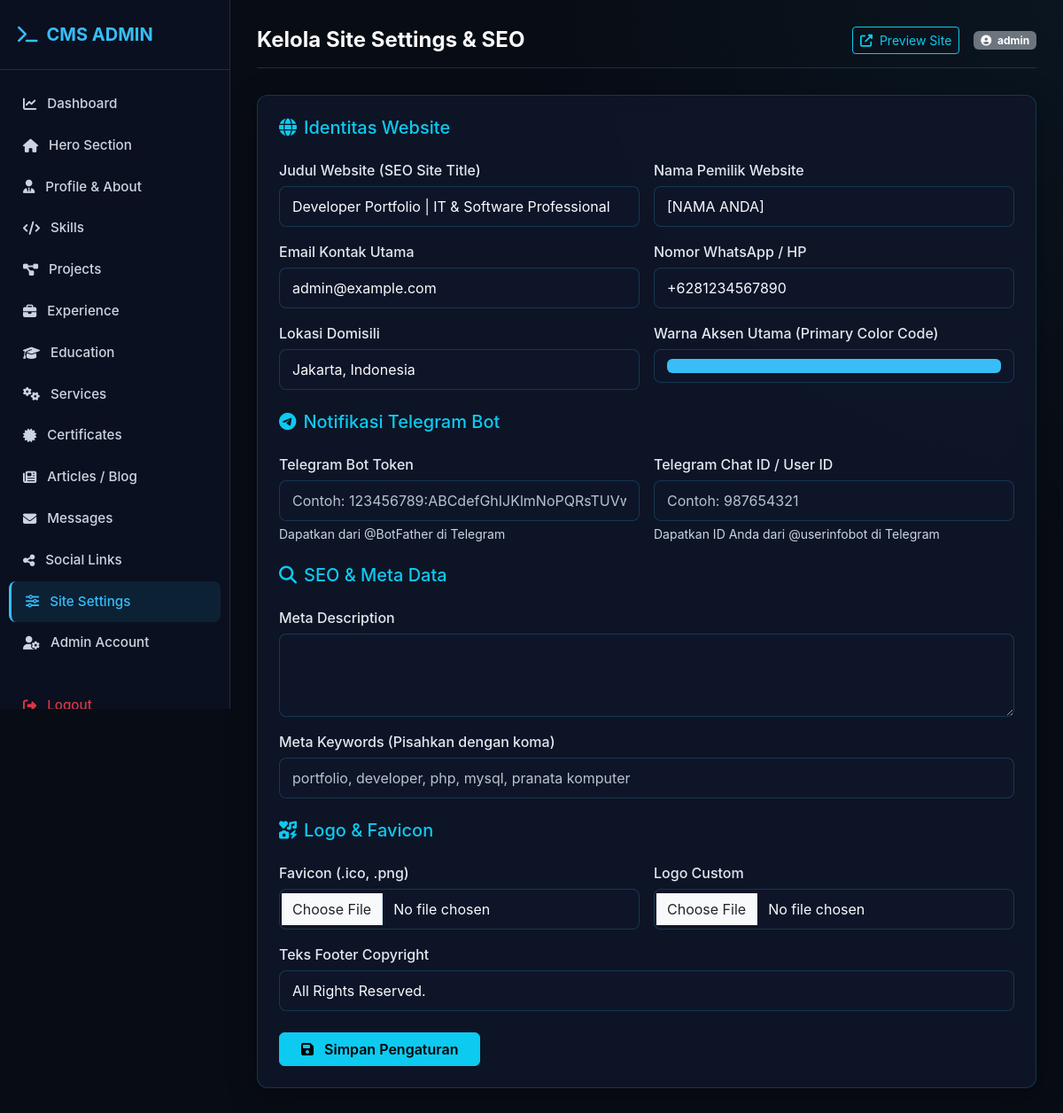
The page /admin/modules/settings.php (signed in) on the database its author committed.
### tables this page shows
CREATE TABLE IF NOT EXISTS `site_settings` (
  `id` INT AUTO_INCREMENT PRIMARY KEY,
  `site_title` VARCHAR(150) DEFAULT 'Developer Portfolio | IT Professional',
  `owner_name` VARCHAR(100) DEFAULT '[NAMA ANDA]',
  `headline` VARCHAR(255) DEFAULT 'Building Digital Experiences That Matter.',
  `bio_short` TEXT,
  `email` VARCHAR(100) DEFAULT 'admin@example.com',
  `phone_whatsapp` VARCHAR(20) DEFAULT '+6281234567890',
  `location` VARCHAR(100) DEFAULT 'Indonesia',
  `cv_file` VARCHAR(255) DEFAULT NULL,
  `favicon` VARCHAR(255) DEFAULT NULL,
  `logo` VARCHAR(255) DEFAULT NULL,
  `primary_color` VARCHAR(20) DEFAULT '#38bdf8',
  `footer_text` VARCHAR(255) DEFAULT 'All Rights Reserved.',
  `telegram_bot_token` VARCHAR(255) DEFAULT NULL,
  `telegram_chat_id` VARCHAR(100) DEFAULT NULL,
  `meta_keywords` TEXT,
  `meta_description` TEXT,
  `og_image` VARCHAR(255) DEFAULT NULL,
  `updated_at` TIMESTAMP DEFAULT CURRENT_TIMESTAMP ON UPDATE CURRENT_TIMESTAMP
);

### config/database.php (called while the page is built, shortened)
<?php
class Database {
    private static $instance = null;
    private $conn;
    private function __construct() {
        try {
            $dsn = "mysql:host=" . DB_HOST . ";dbname=" . DB_NAME . ";charset=" . DB_CHARSET;
            $options = [
                PDO::ATTR_ERRMODE => PDO::ERRMODE_EXCEPTION,
                PDO::ATTR_DEFAULT_FETCH_MODE => PDO::FETCH_ASSOC,
                PDO::ATTR_EMULATE_PREPARES => false,
            ];
            $this->conn = new PDO($dsn, DB_USER, DB_PASS, $options);
        } catch (PDOException $e) {
            die("Database Connection Error: " . $e->getMessage());
        }
    }
    public static function getInstance() {
        if (!self::$instance) {
            self::$instance = new Database();
        }
        return self::$instance;
    }
    public function getConnection() {
        return $this->conn;
    }
}
function db() {
    return Database::getInstance()->getConnection();
}

### config/helper.php (called while the page is built, shortened)
<?php
function sanitize($data) {
    return htmlspecialchars(trim((string)$data), ENT_QUOTES, 'UTF-8');
}

### admin/modules/settings.php (the view, shortened to what this page needs)
<?php
require_once __DIR__ . '/../../config/database.php';
require_once __DIR__ . '/../../config/helper.php';
$stmt = db()->query("SELECT * FROM site_settings LIMIT 1");
$settings = $stmt->fetch();
require_once __DIR__ . '/../includes/header.php';
?>
<div class="glass-card p-4">
    <form action="" method="POST" enctype="multipart/form-data">
        <div class="row g-3">
            <h5 class="text-info mb-2"><i class="fas fa-globe me-2"></i>Identitas Website</h5>
            <div class="col-md-6">
                <label class="form-label">Judul Website (SEO Site Title)</label>
                <input type="text" name="site_title" class="form-control" value="<?= sanitize($settings['site_title'] ?? '') ?>" required>
            </div>
            <div class="col-md-6">
                <label class="form-label">Nama Pemilik Website</label>
                <input type="text" name="owner_name" class="form-control" value="<?= sanitize($settings['owner_name'] ?? '') ?>" required>
            </div>
            <div class="col-md-6">
                <label class="form-label">Email Kontak Utama</label>
                <input type="email" name="email" class="form-control" value="<?= sanitize($settings['email'] ?? '') ?>" required>
            </div>
            <div class="col-md-6">
                <label class="form-label">Nomor WhatsApp / HP</label>
                <input type="text" name="phone_whatsapp" class="form-control" value="<?= sanitize($settings['phone_whatsapp'] ?? '') ?>" required>
            </div>
            <div class="col-md-6">
                <label class="form-label">Lokasi Domisili</label>
                <input type="text" name="location" class="form-control" value="<?= sanitize($settings['location'] ?? '') ?>">
            </div>
            <div class="col-md-6">
                <label class="form-label">Warna Aksen Utama (Primary Color Code)</label>
                <input type="color" name="primary_color" class="form-control form-control-color w-100" value="<?= sanitize($settings['primary_color'] ?? '#38bdf8') ?>">
            </div>
            <h5 class="text-info mt-4 mb-2"><i class="fab fa-telegram me-2"></i>Notifikasi Telegram Bot</h5>
            <div class="col-md-6">
                <label class="form-label">Telegram Bot Token</label>
                <input type="text" name="telegram_bot_token" class="form-control" value="<?= sanitize($settings['telegram_bot_token'] ?? '') ?>" placeholder="Contoh: 123456789:ABCdefGhIJKlmNoPQRsTUVwxyZ">
                <small class="text-muted d-block mt-1">Dapatkan dari @BotFather di Telegram</small>
            </div>
            <div class="col-md-6">
                <label class="form-label">Telegram Chat ID / User ID</label>
                <input type="text" name="telegram_chat_id" class="form-control" value="<?= sanitize($settings['telegram_chat_id'] ?? '') ?>" placeholder="Contoh: 987654321">
                <small class="text-muted d-block mt-1">Dapatkan ID Anda dari @userinfobot di Telegram</small>
            </div>
            <h5 class="text-info mt-4 mb-2"><i class="fas fa-search me-2"></i>SEO & Meta Data</h5>
            <div class="col-12">
                <label class="form-label">Meta Description</label>
                <textarea name="meta_description" class="form-control" rows="3"><?= sanitize($settings['meta_description'] ?? '') ?></textarea>
            </div>
            <div class="col-12">
                <label class="form-label">Meta Keywords (Pisahkan dengan koma)</label>
                <input type="text" name="meta_keywords" class="form-control" value="<?= sanitize($settings['meta_keywords'] ?? '') ?>" placeholder="portfolio, developer, php, mysql, pranata komputer">
            </div>
            <h5 class="text-info mt-4 mb-2"><i class="fas fa-icons me-2"></i>Logo & Favicon</h5>
            <div class="col-md-6">
                <label class="form-label">Favicon (.ico, .png)</label>
                <input type="file" name="favicon" class="form-control" accept="image/*">
            </div>
            <div class="col-md-6">
                <label class="form-label">Logo Custom</label>
                <input type="file" name="logo" class="form-control" accept="image/*">
            </div>
            <div class="col-12 mt-3">
                <label class="form-label">Teks Footer Copyright</label>
                <input type="text" name="footer_text" class="form-control" value="<?= sanitize($settings['footer_text'] ?? '') ?>">
            </div>
        </div>
        <div class="mt-4">
            <button type="submit" class="btn btn-info px-4 fw-semibold"><i class="fas fa-save me-2"></i> Simpan Pengaturan</button>
        </div>
    </form>
</div>
<?php require_once __DIR__ . '/../includes/footer.php'; ?>

### assets/css/admin.css (style rules this page uses)
:root { --bg-dark: #080c14; --bg-card: rgba(15, 23, 42, 0.85); --border-color: rgba(56, 189, 248, 0.2); --border-hover: rgba(56, 189, 248, 0.5); --primary: #38bdf8; --primary-glow: rgba(56, 189, 248, 0.3); --accent: #818cf8; --text-main: #f8fafc; --text-muted: #cbd5e1; --sidebar-width: 260px; }
body.admin-body { background-color: var(--bg-dark); color: var(--text-main); font-family: 'Inter', system-ui, -apple-system, sans-serif; margin: 0; padding: 0; }
.glass-card { background: var(--bg-card); backdrop-filter: blur(12px); -webkit-backdrop-filter: blur(12px); border: 1px solid var(--border-color); border-radius: 12px; box-shadow: 0 8px 32px 0 rgba(0, 0, 0, 0.37); transition: all 0.3s ease; }
.form-control, .form-select { background: rgba(15, 23, 42, 0.8) !important; border: 1px solid var(--border-color) !important; color: var(--text-main) !important; border-radius: 8px !important; padding: 10px 14px !important; }
input.form-control::placeholder, textarea.form-control::placeholder, .form-control::placeholder, input::placeholder, textarea::placeholder { color: #cbd5e1 !important; opacity: 0.9 !important; }
.form-label { color: #e2e8f0; font-weight: 500; margin-bottom: 6px; }
.text-muted, small.text-muted { color: #cbd5e1 !important; }

### rows shown on the page
site_settings: site_title "Developer Portfolio | IT & Software Professional", owner_name "[NAMA ANDA]", email "admin@example.com", phone_whatsapp "+6281234567890", location "Jakarta, Indonesia", primary_color "#38bdf8", footer_text "All Rights Reserved."

### other values the page prints
$page_title "Kelola Site Settings & SEO"
$_SESSION['username'] "admin"
